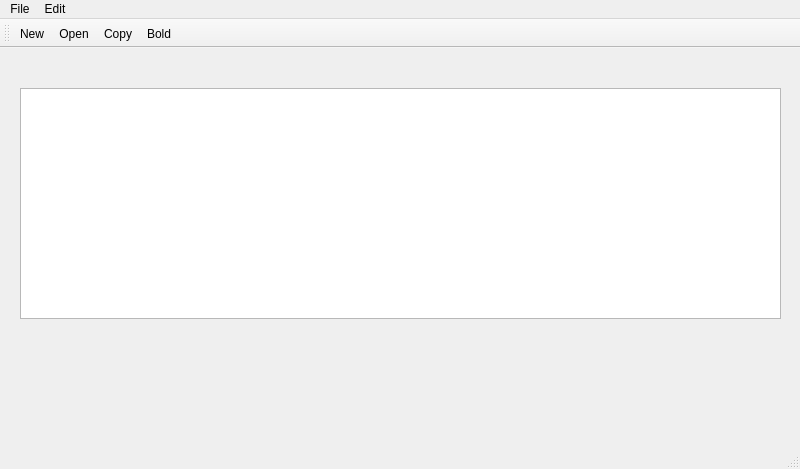
<?xml version="1.0" encoding="UTF-8"?>
<ui version="4.0">
 <class>QWMainWind</class>
 <widget class="QMainWindow" name="QWMainWind">
  <property name="geometry">
   <rect>
    <x>0</x>
    <y>0</y>
    <width>800</width>
    <height>469</height>
   </rect>
  </property>
  <property name="windowTitle">
   <string>QWMainWind</string>
  </property>
  <widget class="QWidget" name="centralwidget">
   <widget class="QTextEdit" name="txtEdit">
    <property name="geometry">
     <rect>
      <x>20</x>
      <y>40</y>
      <width>761</width>
      <height>231</height>
     </rect>
    </property>
   </widget>
  </widget>
  <widget class="QMenuBar" name="menubar">
   <property name="geometry">
    <rect>
     <x>0</x>
     <y>0</y>
     <width>800</width>
     <height>25</height>
    </rect>
   </property>
   <widget class="QMenu" name="menuFile">
    <property name="title">
     <string>File</string>
    </property>
    <addaction name="actNew"/>
    <addaction name="actOpen"/>
    <addaction name="separator"/>
   </widget>
   <widget class="QMenu" name="menuEdit">
    <property name="title">
     <string>Edit</string>
    </property>
   </widget>
   <addaction name="menuFile"/>
   <addaction name="menuEdit"/>
  </widget>
  <widget class="QStatusBar" name="statusbar"/>
  <widget class="QToolBar" name="toolBar">
   <property name="windowTitle">
    <string>toolBar</string>
   </property>
   <property name="toolButtonStyle">
    <enum>Qt::ToolButtonTextBesideIcon</enum>
   </property>
   <attribute name="toolBarArea">
    <enum>TopToolBarArea</enum>
   </attribute>
   <attribute name="toolBarBreak">
    <bool>false</bool>
   </attribute>
   <addaction name="actNew"/>
   <addaction name="actOpen"/>
   <addaction name="actCopy"/>
   <addaction name="actBold"/>
  </widget>
  <action name="actOpen">
   <property name="icon">
    <iconset resource="res.qrc">
     <normaloff>:/images/open.png</normaloff>:/images/open.png</iconset>
   </property>
   <property name="text">
    <string>Open...</string>
   </property>
   <property name="toolTip">
    <string>Open file</string>
   </property>
   <property name="shortcut">
    <string>Ctrl+O</string>
   </property>
  </action>
  <action name="actNew">
   <property name="icon">
    <iconset resource="res.qrc">
     <normaloff>:/images/new.png</normaloff>:/images/new.png</iconset>
   </property>
   <property name="text">
    <string>New</string>
   </property>
   <property name="toolTip">
    <string>New file</string>
   </property>
   <property name="shortcut">
    <string>Ctrl+N</string>
   </property>
  </action>
  <action name="actBold">
   <property name="checkable">
    <bool>true</bool>
   </property>
   <property name="icon">
    <iconset resource="res.qrc">
     <normaloff>:/images/edit.png</normaloff>:/images/edit.png</iconset>
   </property>
   <property name="text">
    <string>Bold</string>
   </property>
  </action>
  <action name="actCopy">
   <property name="icon">
    <iconset resource="res.qrc">
     <normaloff>:/images/edit.png</normaloff>:/images/edit.png</iconset>
   </property>
   <property name="text">
    <string>Copy</string>
   </property>
  </action>
 </widget>
 <resources>
  <include location="res.qrc"/>
 </resources>
 <connections>
  <connection>
   <sender>actCopy</sender>
   <signal>triggered()</signal>
   <receiver>txtEdit</receiver>
   <slot>copy()</slot>
   <hints>
    <hint type="sourcelabel">
     <x>-1</x>
     <y>-1</y>
    </hint>
    <hint type="destinationlabel">
     <x>400</x>
     <y>219</y>
    </hint>
   </hints>
  </connection>
 </connections>
</ui>
